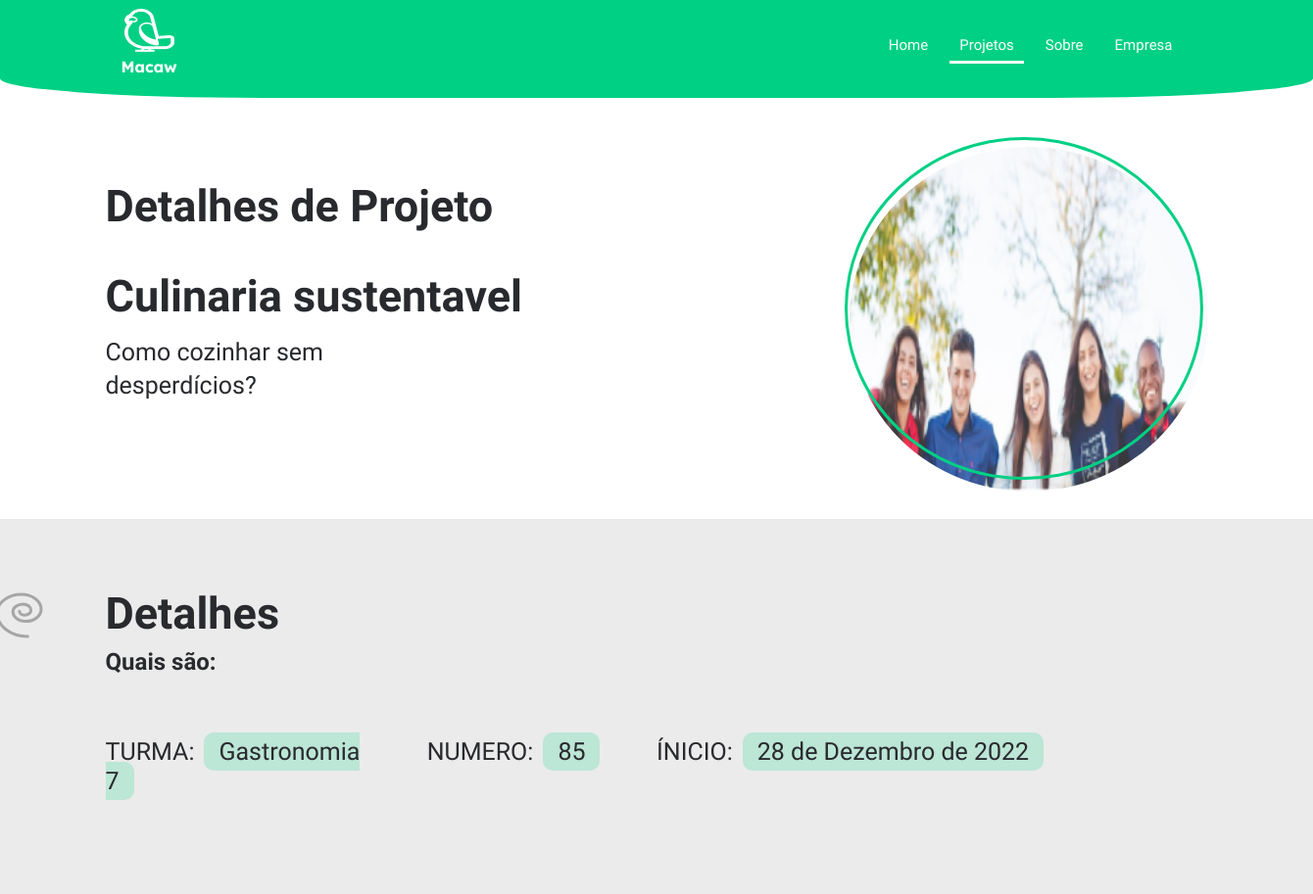
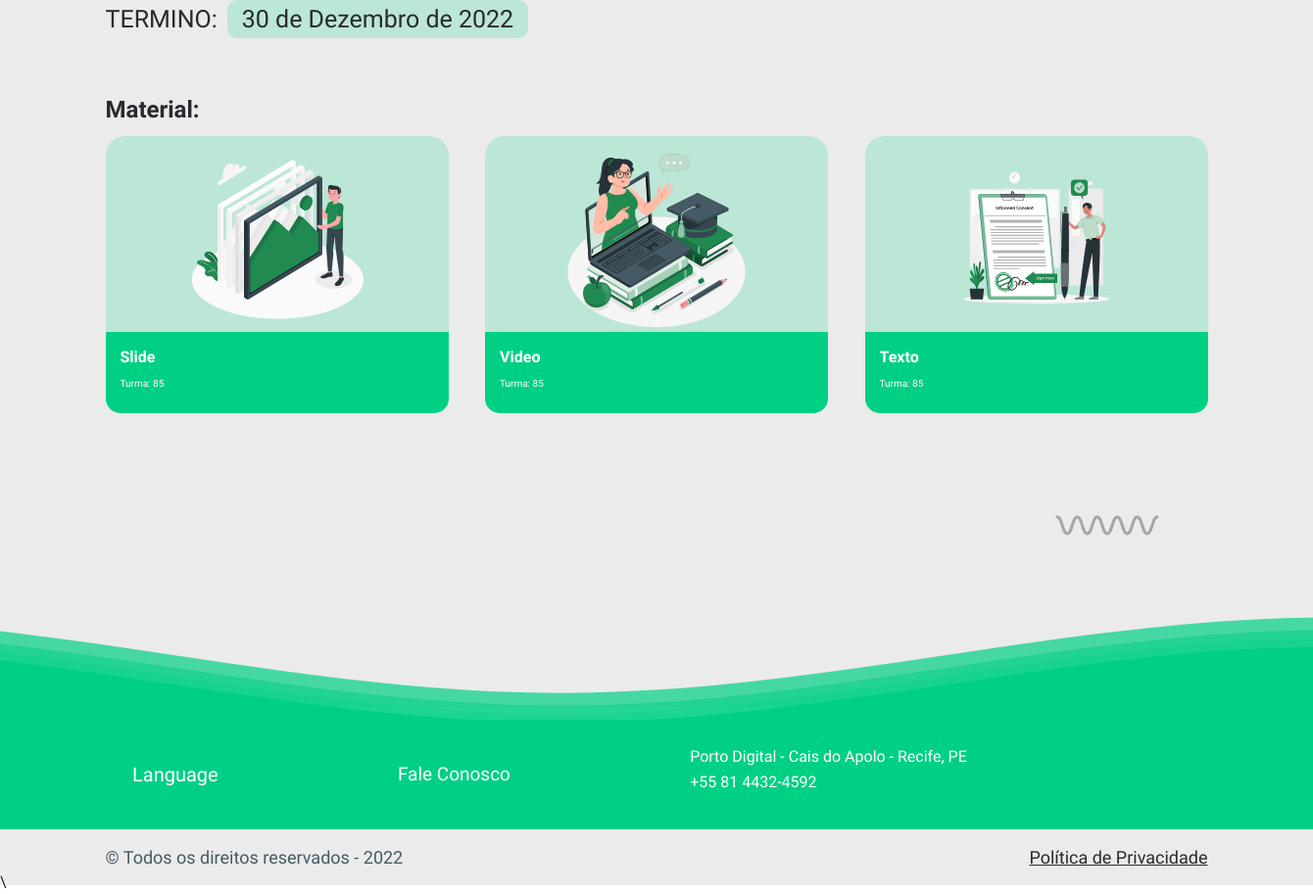
Screenshot of /detalhes/6 with the database file from the repository (2 pictures, top to bottom).
### integrifolio/models.py (models this page shows, shortened)
class PROJETO(models.Model):
    id_turma = models.ForeignKey(TURMA, on_delete=models.CASCADE)
    nome_projeto = models.CharField('Nome do projeto', max_length=50, unique=True)
    data_inicio = models.DateField('Data de inicio')
    data_entrega = models.DateField('Data de entrega')
    observacao = models.TextField('Observação', max_length=500)
    texto = models.FileField('Texto')
    slide = models.FileField('Slide')
    video = models.FileField('Video')
    foto = models.ImageField('Foto')
    foto_capa = models.ImageField('Foto de capa')
    descricao = models.TextField('Descrição')
    eixo = models.ForeignKey(EIXO, on_delete=models.CASCADE, related_name='Projeto')
    DESTAQUE_CHOICE=(
        ("F", "Falso"),
        ("v", "Verdeiro"),
    )
    destaque = models.CharField(max_length=2, choices=DESTAQUE_CHOICE)

class TURMA(models.Model):
    id_turma = models.AutoField(primary_key=True)
    nome_turma = models.CharField('Nome da turma',max_length=255)
    numero_turma = models.IntegerField('Numero da turma')
    curso = models.ForeignKey(CURSO, on_delete=models.CASCADE)
    data_inicio = models.DateField('Data de Inicio')
    data_termino = models.DateField('Data de termino')
    nome_professor = models.CharField('Nome do Professor', max_length=255, )
    registro_alunos = models.CharField('Alunos', max_length=500)

### integrifolio/views.py (the view)
# urls.py: path('detalhes/<int:id>', views.details, name='Detalhes'),
def details(request,id):
    projeto = get_object_or_404(PROJETO,id=id)
    return render(request, 'detalhes.html', {'projeto':projeto})

### templates/detalhes.html (shortened to what this page needs)
{% extends 'base.html' %}
{% load static %}
{% block stylesheet %}
<link rel="stylesheet" href="{% static 'css/detalhes.css'%}">
{% endblock stylesheet %}
{% block active-projetos %}
is-active
{% endblock active-projetos %}
{% block conteudo %}
<main>
  <section class="Section-01 mb-5">
    <div class="container d-lg-flex align-items-center justify-content-between ">
      <div class="texto-section-principal">
        <h1>Detalhes de Projeto</h1>
        <h2>{{projeto.nome_projeto}}</h2>
        <p class="fs-1">{{projeto.descricao}}</p>
      </div>
      <div class="div-foto-detalhe">
        <img src="{{projeto.foto.url}}" class="rounded-circle image-projeto" alt="...">
        <div></div>
      </div>
    </div>
  </section>
  <section class="bg-cinza Section-02">
    <div class="container d-flex align-items-center justify-content-between">
        <div class="div-detalhes">
            <div class="div-title-detalhes">
              <img class="sp-01" src="{% static 'img/Spiral-1.svg' %}" alt="">
              <h1>Detalhes</h1>
            </div>
            <h2>Quais são:</h2>
            <div>
              <div class="row justify-content-sm-between w-100">
                <h3 class="fs-1 col-xl-3">TURMA:<span class="bg-verde py-2 px-4 rounded-4 m-3">{{projeto.id_turma.nome_turma}}</span> </h3>
                <h3 class="fs-1 col-xl-2 ">NUMERO:<span class="bg-verde py-2 px-4 rounded-4 m-3">{{projeto.id_turma.numero_turma}}</span></h3>
                <h3 class="fs-1 col-xl-6 ">ÍNICIO:<span class="bg-verde py-2 px-4 rounded-4 m-3">{{projeto.data_inicio}}</span></h3>
                <h3 class="fs-1 col-xl-6 ">TERMINO:<span class="bg-verde py-2 px-4 rounded-4 m-3">{{projeto.data_entrega}}</span></h3>
              </div>
            </div>
            <div>
                <h2>Material:</h2>
                <div class="arquivos-div d-flex justify-content-between flex-xl-row flex-column gap-5">
                  <a class="bg-verde rounded-5 card-material text-white" href="{{projeto.slide.url}}" target="_blank">
                    <img src="{% static 'img/slide-img.svg' %}" alt="">
                    <div class="div-link">
                      <p class="p1">Slide</p>
                      <p class="p2">Turma: {{projeto.id_turma.numero_turma}}</p>
                    </div>
                  </a>
                  <a class="bg-verde rounded-5 card-material text-white" href="{{projeto.video.url}}" target="_blank">
                    <img src="{% static 'img/video-img.svg' %}" alt="">
                    <div class="div-link">
                      <p class="p1">Video</p>
                      <p class="p2">Turma: {{projeto.id_turma.numero_turma}}</p>
                    </div>
                  </a>
                  <a class="bg-verde rounded-5 card-material text-white" href="{{projeto.texto.url}}" target="_blank">
                    <img src="{% static 'img/arquivo-img.svg' %}" alt="">
                    <div class="div-link">
                      <p class="p1">Texto</p>
                      <p class="p2">Turma: {{projeto.id_turma.numero_turma}}</p>
                    </div>
                  </a>
                  <img class="sp-03" src="{% static 'img/Spiral-3.svg' %}" alt="">
                </div>
            </div>
        </div>
    </div>
  </section>
</main>
{% endblock conteudo %}

### static/css/estilos-gerais.css (style rules this page uses)
:root { --branco: #fff; --preto: #000000; --branco-gelo: #F5F5F5; --verde-principal: #00D084; --verde-claro: rgba(0, 208, 132, 0.2); --cinza-claro: #EBEBEB; --cinza-medio: #455A64; --cinza-escuro: #292A2E; --texto-cinza-escuro: #455A64; --blue:#5207F2; --red:#F23041; --brown:#A88A7E; --gray:#939393; }
* { margin: 0; padding: 0; outline: 0; box-sizing: border-box; }
html { font-size: 62.5%; }
html, body { min-height: 100vh; font-family: 'Inconsolata'; text-decoration: none; font-synthesis: none; text-rendering: optimizeLegibility; -webkit-font-smoothing: antialiased; }
body { font-size: 1.6rem; background-color: var(--branco); color: var(--cinza-escuro); }
.text-white { color: var(--branco); }
.bg-cinza { background-color: var(--cinza-claro); }
.bg-verde { background-color: var(--verde-claro); }

### static/css/detalhes.css (style rules this page uses)
main { padding-top: 150px; }
.texto-section-principal h1 { font-weight: 600; font-size: 4.5rem; line-height: 47px; }
.texto-section-principal h2 { padding-top: 10%; font-weight: 700; font-size: 4.5rem; line-height: 44px; }
.texto-section-principal p { padding-top: 3%; padding-bottom: 10%; padding-right: 15%; font-weight: 500; font-size: 3rem; line-height: 34px; }
.div-foto-detalhe { position: relative; width: 366px; height: 350px; }
.div-foto-detalhe div { position: absolute; border: var(--verde-principal) 3px solid; width: inherit; height: inherit; border-radius: 50%; top: -10px; left: -5px; }
.Section-02 { padding: 75px; padding-bottom: 300px; margin-bottom: -200px; }
.Section-02 h1 { font-weight: 800; font-size: 4.5rem; line-height: 44px; }
.Section-02 h2 { font-weight: 800; font-size: 2.4rem; line-height: 44px; }
.Section-02 h3 { padding-top: 50px; padding-bottom: 50px; font-weight: 400; font-size: 2.4rem; line-height: 30px; }
.div-title-detalhes { position: relative; }
.sp-01 { position: absolute; width: inherit; height: inherit; top: -1%; left: -10%; }
.image-projeto { width: 366px; height: 352px; }
.arquivos-div { position: relative; }
.arquivos-div img { height: 200px; width: 350px; }
.arquivos-div .sp-03 { position: absolute; width: inherit; height: inherit; bottom: -125px; right: 50px; }
.div-link { background-color: var(--verde-principal); border-radius: 0 0 15px 15px; padding: 15px; }
.div-link .p1 { font-family: 'Work Sans'; font-weight: 800; font-size: 1.6rem; line-height: 140%; text-transform: capitalize; }
.div-link .p2 { font-weight: 400; font-size: 10px; line-height: 110%; }
.card-material { text-decoration: none; font-family: 'Work Sans'; font-weight: 600; }

### rows the page displays
PROJETO: nome_projeto "Culinaria sustentavel", descricao "Como cozinhar sem desperdícios?", foto (picture), id_turma.nome_turma "Gastronomia 7", id_turma.numero_turma "85", data_inicio "28 de Dezembro de 2022", data_entrega "30 de Dezembro de 2022"
